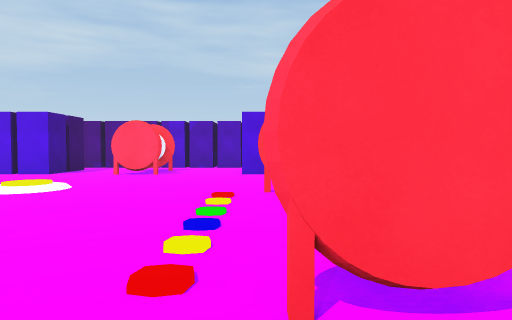
[1] (above)

18 first-person views from a walk through a 3-D level made in the Unity game engine. The camera is 1.5 m above the floor, tilts 2° down and sees 75° across. The floor is counted in squares, 1.8 m on a side. Each view is taken from the middle of a square. On the plan, view 1 faces up. The plan holds only what a view shows up to about 11 squares ahead; the rest is blank. The place goes on beyond the plan. The player is left out.

[2]
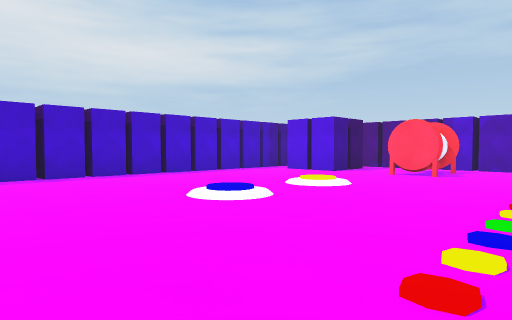

[3]
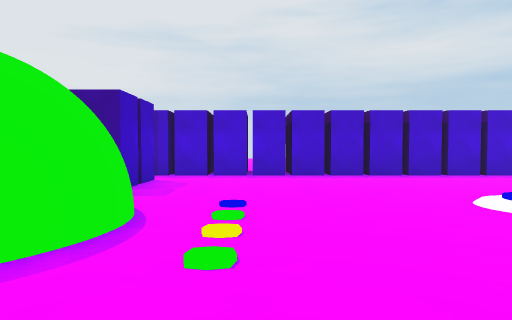

[4]
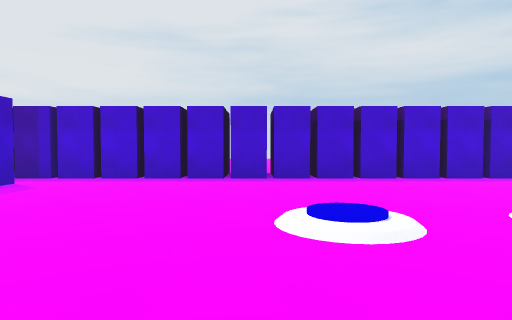

[5]
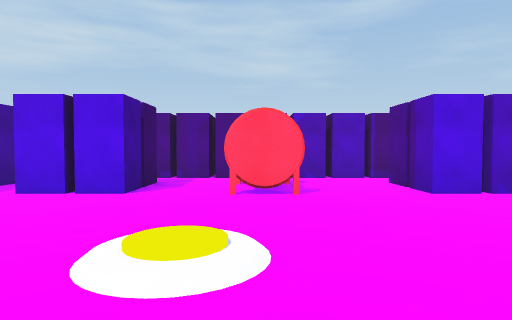

[6]
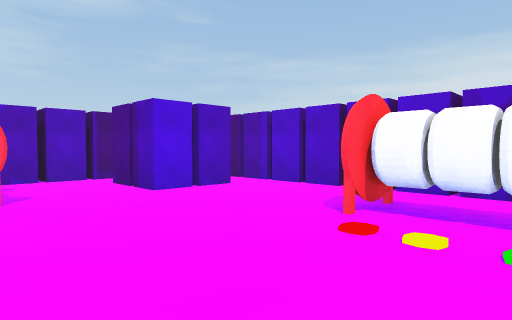

[7]
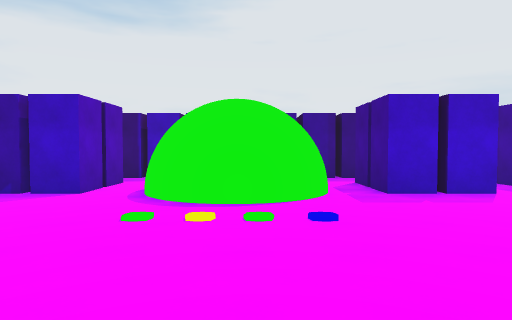

[8]
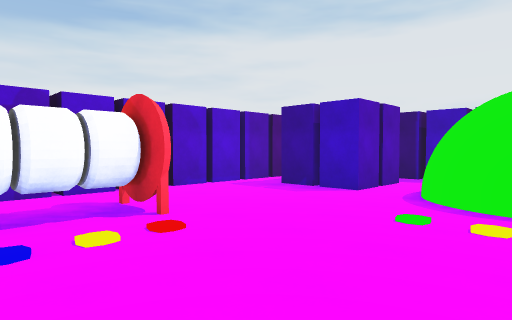

[9]
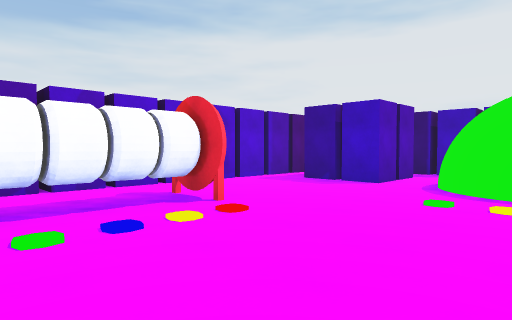

[10]
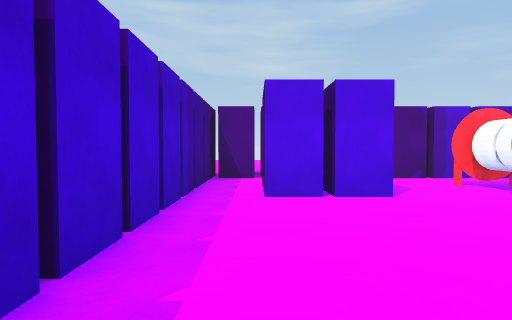

[11]
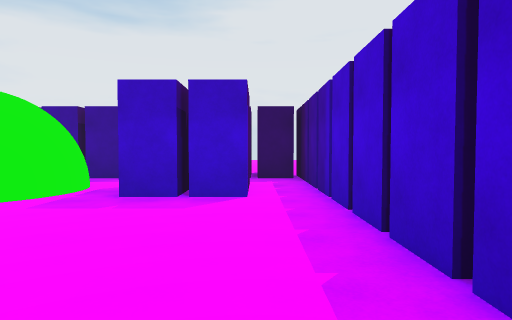

[12]
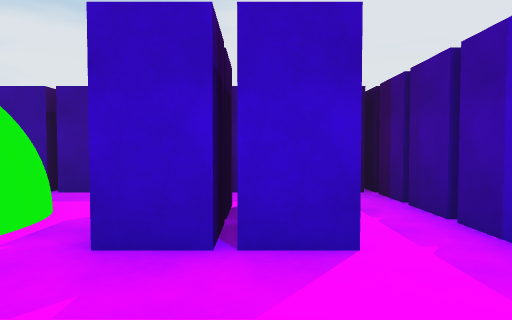

[13]
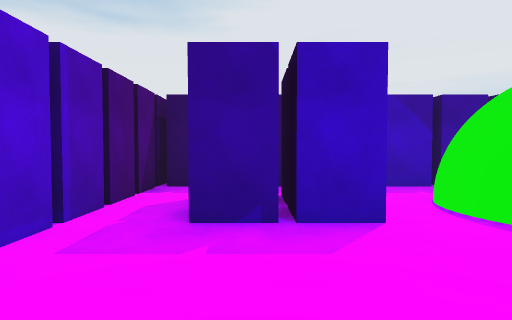

[14]
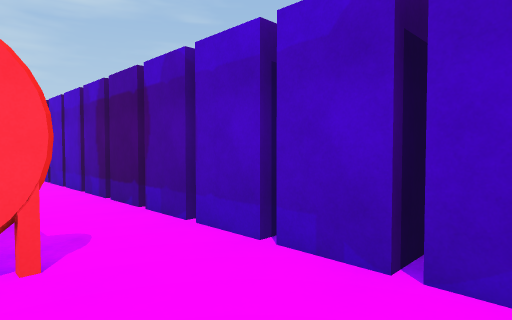

[15]
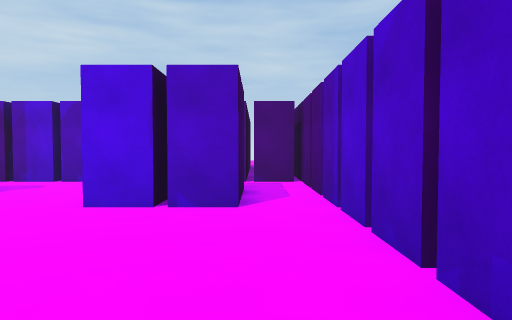

[16]
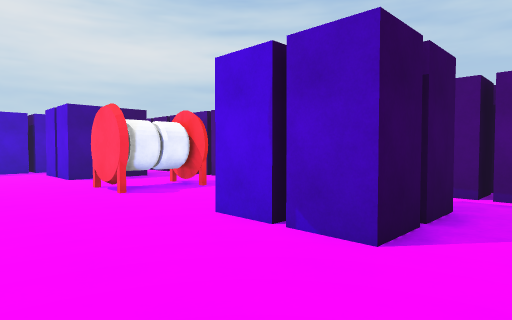

[17]
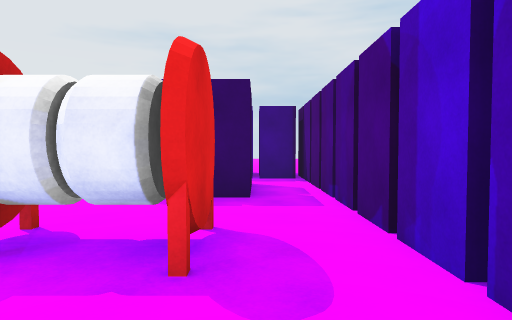

[18]
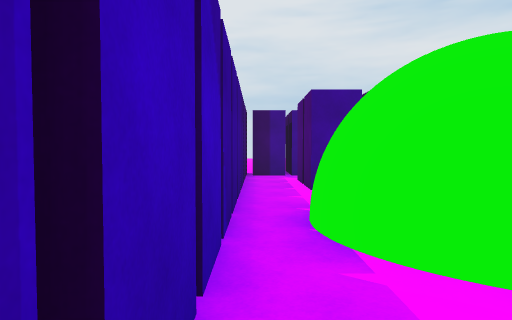

### Floor plan
Key: @ floor where view 1 was taken; # wall or solid block; . floor; / step, stairs or slope; T thing the floor can be seen under or through; O other object.
Columns run from 11 left of view 1 to 4 right of it. Each row starts with its distance up from view 1.
 15 ################
 14 #..............#
 13 #..##......##..#
 12 #..##..OO..##..#
 11 #..##..OO..##..#
 10 #..............#
  9 #..............#
  8 #..............#
  7 #.....//.......#
  6 #.....//....T..#
  5 #...........T..#
  4 #..... /....T..#
  3 #...........T..#
  2 #...........T..#
  1 #..............#
  0 #..........@...#
 -1 #..............#
 -2 #.....OOO......#
 -3 #..##.O  O.##..#
 -4 #..##.O  O.##..#
 -5 #..##..OO..##..#
 -6 #........... ..#
 -7 ############  ##

Where each view was taken, in squares from view 1:
view 1: 0 up, 0 right, facing up
view 2: 0 up, 0 right, facing up-left
view 3: 0 up, 0 right, facing left
view 4: 3 up, 1 left, facing left
view 5: 4 up, 4 left, facing up
view 6: 4 up, 4 left, facing up-right
view 7: 4 up, 4 left, facing down
view 8: 4 up, 4 left, facing down-right
view 9: 5 up, 4 left, facing down-right
view 10: 5 up, 9 left, facing up
view 11: 3 up, 9 left, facing down
view 12: 0 up, 8 left, facing down
view 13: 1 up, 1 right, facing down
view 14: 1 down, 1 right, facing up-right
view 15: 6 up, 2 right, facing up
view 16: 8 up, 3 right, facing up-left
view 17: 13 up, 1 left, facing left
view 18: 6 down, 0 right, facing left
